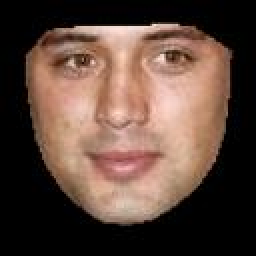
#> input picture male_images/000007.jpg, 128 x 128 px (shown 2 times larger); its folder holds 4 pictures in this run
$ python Fisher.py
#> lines starting #> are read from the running program, lines starting #| are printed output that depends on the picture
### PCA.py
"""
PCA(线性)方法
数据集含有1000张图片，包括800张训练图片与200张测试图片，图片均为128*128像素
含有68个地标，以几何形式排列
训练集：计算特征值和特征向量
测试集：利用特征向量计算重构误差
"""
import numpy as np
import scipy.io as sio
import glob
import math
import cv2
import pickle
import matplotlib.pyplot as plt
from skimage import color
from skimage.io import imread_collection
from mywarper import warp
K = [1, 5, 10, 15, 20, 25, 30, 35, 40, 45, 50]


# --------------------------------- HELPER FUNCTIONS -----------------------------------------
# [4 lines left out: function save_data, not called in this run]

def get_data(filename):
    f = open(filename, 'rb')
    data = pickle.load(f)
    f.close()
    return data

def get_landmarks():
    mat_files = glob.glob('./landmarks/*.mat')
    return [sio.loadmat(f)['lms'] for f in mat_files]

def rgb2hsv_ch(imgs, channel):
    return [color.rgb2hsv(img)[:, :, channel] for img in imgs]

def hsv2rgb(imgs):
    return [color.hsv2rgb(img) for img in imgs]

# [7 lines left out: function merge_hsv_ch, not called in this run]

def calc_mean(imgs):
    imgs_sum = np.zeros(np.shape(imgs[0]))
    for x in imgs:
        imgs_sum += x
    return imgs_sum / len(imgs)

def normalize(imgs, mean):
    return [np.subtract(img, mean) for img in imgs]


# ------------------------------------- ERROR FUNCTIONS ------------------------------------------
# [109 lines left out: functions calc_recon_error, calc_recon_error_landmarks, disp_recon_error, disp_eigenfaces, disp_eigenwarpings, disp_recon_images and 5 more, not called in this run]

def reconstruct_by_k_eigenfaces(X_test_v_ch, mean, eigenfaces):
    return [reconstruct(X_test_v_ch, mean, eigenfaces[:k]) for k in K]

def reconstruct_by_k_eigenwarpings(landmark_test, landmark_mean, eigenwarpings):
    return [reconstruct_landmarks(landmark_test, landmark_mean, eigenwarpings[:k]) for k in K]


# ------------------------------------- WARPING FUNCTIONS ----------------------------------------
# imgs:  (800, 128, 128), landmarks:  (800, 68, 2), landmark_mean:  (68, 2)
# [13 lines left out: functions warp_imgs_to_mean, warp_imgs_to_recon_pos, not called in this run]


# --------------------------------- EIGENVECTOR FUNCTIONS ----------------------------------------
# X: (800, 16384) for training images, (1000, 136) for landmarks
def get_X(norm_imgs):
    return np.matrix([x.flatten() for x in norm_imgs])

# [194 lines left out: functions calc_eigenfaces, calc_eigenwarpings, reconstruct, reconstruct_landmarks, run_pca, not called in this run]

def main():
    run_pca()

# [2 lines that do not run on import are left out]

### Fisher.py
import matplotlib.pyplot as plt
plt.style.use('seaborn-whitegrid')
import numpy as np
from numpy.linalg import inv
from skimage.io import imread_collection
from PCA import *

# -------------------------------- HELPER FUNCTIONS --------------------------------------
def get_landmarks(lm_file):
    mat_files = glob.glob(lm_file)
    return [sio.loadmat(f)['lms'] for f in mat_files]

# [25 lines left out: functions save_projections, save_geo_projections, save_appear_projections, save_appear_projections_after_alignment, not called in this run]

def get_red_imgs(female=False, feature=None):
    appear_f = 'appear_proj_female.pkl' if female else 'appear_proj_male.pkl'
    geo_f = 'geo_proj_female.pkl' if female else 'geo_proj_male.pkl'
    if feature is None:
        appear_proj, geo_proj = np.array(get_data(appear_f)), np.array(get_data(geo_f))
        return np.concatenate((appear_proj, geo_proj), axis=1)
    elif feature is 'geo':
        return np.array(get_data(geo_f))
    elif feature is 'appear':
        appear_f = 'appear_proj_female_aligned.pkl' if female else 'appear_proj_male_aligned.pkl'
        return np.array(get_data(appear_f))

def get_red_test_imgs(female=False, feature=None):
    appear_f = 'appear_proj_female_test.pkl' if female else 'appear_proj_male_test.pkl'
    geo_f = 'geo_proj_female_test.pkl' if female else 'geo_proj_male_test.pkl'
    if feature is None:
        appear_proj, geo_proj = np.array(get_data(appear_f)), np.array(get_data(geo_f))
        return np.concatenate((appear_proj, geo_proj), axis=1)
    elif feature is 'geo':
        return np.array(get_data(geo_f))
    elif feature is 'appear':
        appear_f = 'appear_proj_female_test_aligned.pkl' if female else 'appear_proj_male_test_aligned.pkl'
        return np.array(get_data(appear_f))


# -------------------------------- FISHER FUNCTIONS --------------------------------------
def calc_scatter_matrix(red_imgs, mean_img, dim):
    summation = np.zeros((dim, dim))
    for img in red_imgs:
        diff = np.subtract(img, mean_img).reshape(-1, 1)
        summation += diff.dot(diff.reshape(1, -1))
    return summation

def calc_within_class_scatter_matrix(scatter_M_male, scatter_M_female):
    return scatter_M_male + scatter_M_female

def calc_fisher_face(within_class_scatter_M, mean_male, mean_female):
    return inv(within_class_scatter_M).dot((mean_male - mean_female).reshape(-1, 1))

def get_omega_transpose_x(fisher_face, red_test_imgs):
    return np.array([np.asscalar(fisher_face.T.dot(img)) for img in red_test_imgs])

def get_threshold(fisher_face, mean_male, mean_female):
    return np.asscalar(fisher_face.T.dot((mean_male + mean_female) * .5))

# 绘制测试面一维投影点散点图
# [27 lines left out: functions disp_scatter_plot, disp_2d_scatter_plot, not called in this run]

def run_fisher():

    # ----------------------- Fisher: Question 1 ------------------------
    imgs_male = list(imread_collection('./male_images/*.jpg')) # (412, 128, 128, 3)
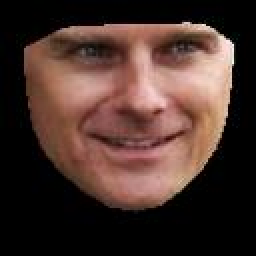
#> input picture male_images/000013.jpg, 128 x 128 px (shown 2 times larger)
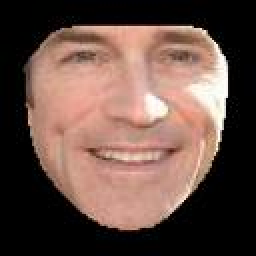
#> input picture male_images/000038.jpg, 128 x 128 px (shown 2 times larger)
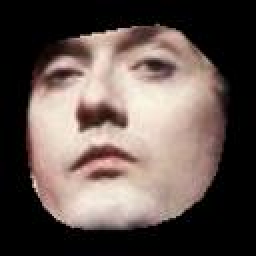
#> input picture male_images/000048.jpg, 128 x 128 px (shown 2 times larger)
#> imgs_male = 4 items
    imgs_female = list(imread_collection('./female_images/*.jpg')) # (588, 128, 128, 3)
    train_male, test_male = imgs_male[:330], imgs_male[330:]
#> test_male = []
    train_female, test_female = imgs_female[:470], imgs_female[470:]

    train_male_v_ch, train_female_v_ch = rgb2hsv_ch(train_male, 2), rgb2hsv_ch(train_female, 2)
#> train_female_v_ch = []
    test_male_v_ch, test_female_v_ch = rgb2hsv_ch(test_male, 2), rgb2hsv_ch(test_female, 2)
#> test_male_v_ch = []; test_female_v_ch = []
    train, test = train_male_v_ch + train_female_v_ch, test_male_v_ch + test_female_v_ch
#> test = []

    lm_male = get_landmarks('./male_landmarks/*.mat')
    lm_female = get_landmarks('./female_landmarks/*.mat')
    lm_train_male, lm_test_male = lm_male[:330], lm_male[330:]
    lm_train_female, lm_test_female = lm_female[:470], lm_female[470:]
    lm_train, lm_test = lm_train_male + lm_train_female, lm_test_male + lm_test_female

    # --------------------------------- Fisher: Question 1 ----------------------------------
    # 测试面一维投影点散点图
    '''
       1) Find the Fisher face that distinguishes male from female using the training sets,
       and test it on the 200 test faces and report the error rate. This Fisher face
       mixes geometry and appearance differences between male and female.
    '''
    '''
    # save_projections(train, lm_train, lm_train_male, lm_train_female, train_male_v_ch, train_female_v_ch)
    red_imgs_male = get_red_imgs() # (330, 60)
    red_imgs_female = get_red_imgs(True) # (470, 60)
    mean_male = calc_mean(red_imgs_male) # (60,)
    mean_female = calc_mean(red_imgs_female) # (60,)

    scatter_M_male = calc_scatter_matrix(red_imgs_male, mean_male, 60) # (60, 60)
    scatter_M_female = calc_scatter_matrix(red_imgs_female, mean_female, 60)
    within_class_scatter_M = calc_within_class_scatter_matrix(scatter_M_male, scatter_M_female)
    fisher_face = calc_fisher_face(within_class_scatter_M, mean_male, mean_female) # (60, 1)

    # save_projections(train, lm_train, lm_test_male, lm_test_female, test_male_v_ch, test_female_v_ch)
    red_test_imgs_male = get_red_test_imgs() # (82, 60)
    red_test_imgs_female = get_red_test_imgs(True) # (118, 60)
    # disp_scatter_plot(fisher_face, red_test_imgs_male, red_test_imgs_female)
    '''

    # save_projections(train, lm_train, lm_train_male, lm_train_female, train_male_v_ch, train_female_v_ch)

    red_imgs_male = get_red_imgs()  # (330, 60)
#> (reads appear_proj_male.pkl from the repository)
#> (reads geo_proj_male.pkl from the repository)
    red_imgs_female = get_red_imgs(True)  # (470, 60)
#> (reads appear_proj_female.pkl from the repository)
#> (reads geo_proj_female.pkl from the repository)
    # red_imgs_male = lm_train_male  # (330, 60)
    # red_imgs_female = lm_train_female  # (470, 60)
    mean_male = calc_mean(red_imgs_male)  # (60,)
    mean_female = calc_mean(red_imgs_female)  # (60,)

    scatter_M_male = calc_scatter_matrix(red_imgs_male, mean_male, 60)  # (60, 60)
    scatter_M_female = calc_scatter_matrix(red_imgs_female, mean_female, 60)
    within_class_scatter_M = calc_within_class_scatter_matrix(scatter_M_male, scatter_M_female)
    fisher_face = calc_fisher_face(within_class_scatter_M, mean_male, mean_female)  # (60, 1)

    # save_projections(train, lm_train, lm_test_male, lm_test_female, test_male_v_ch, test_female_v_ch)
    red_test_imgs_male = get_red_test_imgs()  # (82, 60)
    red_test_imgs_female = get_red_test_imgs(True)  # (118, 60)
    disp_scatter_plot(fisher_face, red_test_imgs_male, red_test_imgs_female)


    # --------------------------------- Fisher: Question 2 ----------------------------------
    # 测试面二维投影点散点图
    # 2) Compute the Fisher face for the key point (geometric shape) and Fisher face for the
    # appearance (after aligning them to the mean position) respectively. Project all the
    # faces to the 2-D feature space learned by the fisher-faces, and visualize how separable
    # these points are.
    # (The within-class scatter matrix is very high-dimensional, you may compute the Fisher
    # faces over the reduced dimensions in steps 2 and 3 in section 2.1: i.e. each face is now
    # reduced to 10 dimensional geometric vector + 50 dimensional appearance vector. After the
    # Fisher Linear Discriminant analysis, we represent each face by as few as 2 dimensions for
    # discriminative purpose and yet, it can tell apart male from female!)

    # save_appear_projections_after_alignment(train, test_female_v_ch, lm_train)
    # # save_appear_projections_after_alignment(train, test_male_v_ch, lm_train)
    # save_appear_projections_after_alignment(train, train_male_v_ch, lm_train)
    # save_appear_projections_after_alignment(train, train_female_v_ch, lm_train)

    red_imgs_male_geo = get_red_imgs(False, 'geo') # (330, 10)
    red_imgs_male_appear = get_red_imgs(False, 'appear') # (330, 50)
    red_imgs_female_geo = get_red_imgs(True, 'geo') # (470, 10)
    red_imgs_female_appear = get_red_imgs(True, 'appear') # (470, 50)
    mean_male_geo = calc_mean(red_imgs_male_geo) # (10,)
    mean_male_appear = calc_mean(red_imgs_male_appear) # (50,)
    mean_female_geo = calc_mean(red_imgs_female_geo) # (10,)
    mean_female_appear = calc_mean(red_imgs_female_appear) # (50,)

    scatter_M_male_geo = calc_scatter_matrix(red_imgs_male_geo, mean_male_geo, 10)
    scatter_M_male_appear = calc_scatter_matrix(red_imgs_male_appear, mean_male_appear, 50)
    scatter_M_female_geo = calc_scatter_matrix(red_imgs_female_geo, mean_female_geo, 10)
    scatter_M_female_appear = calc_scatter_matrix(red_imgs_female_appear, mean_female_appear, 50)
    within_class_scatter_M_geo = calc_within_class_scatter_matrix(scatter_M_male_geo, scatter_M_female_geo)
    within_class_scatter_M_appear = calc_within_class_scatter_matrix(scatter_M_male_appear, scatter_M_female_appear)
    fisher_face_geo = calc_fisher_face(within_class_scatter_M_geo, mean_male_geo, mean_female_geo)
    fisher_face_appear = calc_fisher_face(within_class_scatter_M_appear, mean_male_appear, mean_female_appear)

    red_test_imgs_male_geo = get_red_test_imgs(False, 'geo') # (82, 10)
    red_test_imgs_male_appear = get_red_test_imgs(False, 'appear') # (82, 50)
    red_test_imgs_female_geo = get_red_test_imgs(True, 'geo') # (118, 10)
    red_test_imgs_female_appear = get_red_test_imgs(True, 'appear') # (118, 50)
    disp_2d_scatter_plot(fisher_face_geo, fisher_face_appear, red_test_imgs_male_geo, red_test_imgs_male_appear, red_test_imgs_female_geo, red_test_imgs_female_appear)


def main():
    run_fisher()

if __name__ == "__main__":
#> (the run stopped early here; a loop or call above may not have finished)
